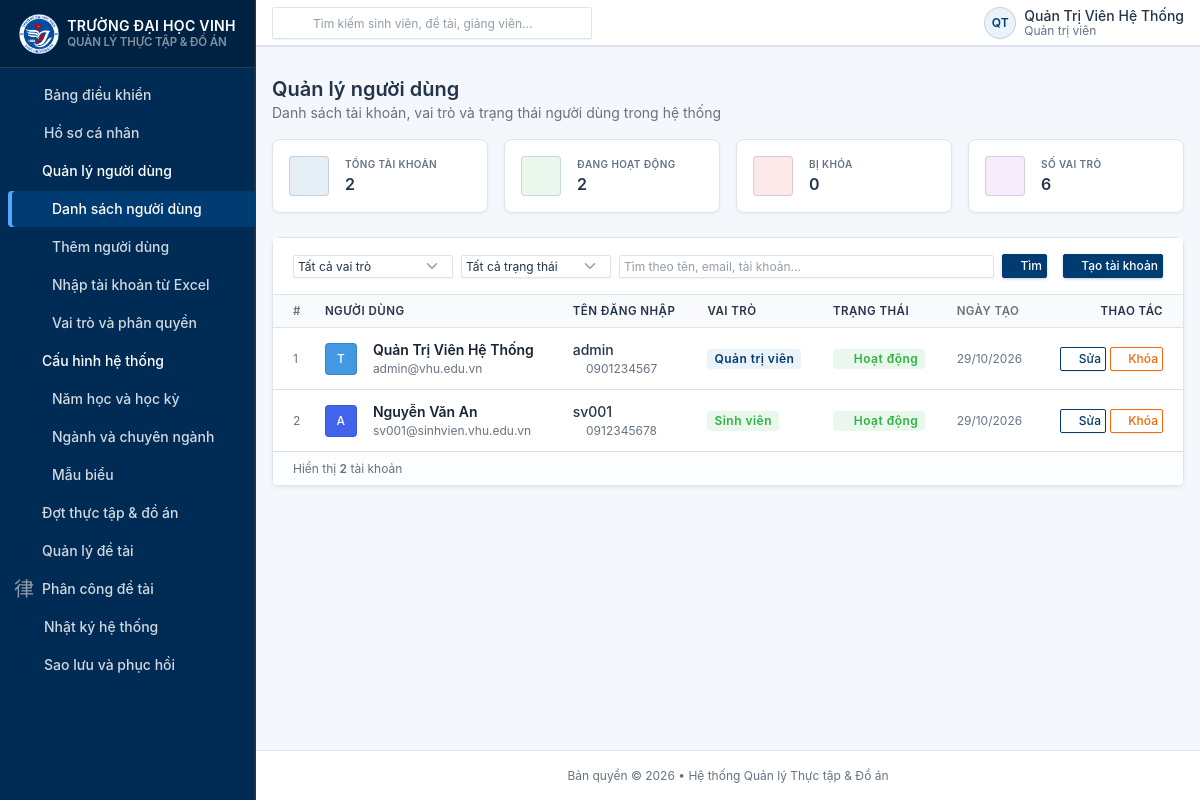
The app's page /users (signed in) with its own data.
### tables this page shows
CREATE TABLE IF NOT EXISTS `users` (
    `id` INT UNSIGNED AUTO_INCREMENT PRIMARY KEY,
    `username` VARCHAR(50) NOT NULL UNIQUE COMMENT 'Tên đăng nhập / Mã sinh viên / Mã giảng viên',
    `email` VARCHAR(100) NOT NULL UNIQUE COMMENT 'Email liên hệ chính thức',
    `password` VARCHAR(255) NOT NULL COMMENT 'Mật khẩu đã được mã hóa Bcrypt an toàn',
    `full_name` VARCHAR(100) NOT NULL COMMENT 'Họ và tên đầy đủ',
    `phone` VARCHAR(20) NULL COMMENT 'Số điện thoại liên lạc',
    `avatar` VARCHAR(255) NULL COMMENT 'Đường dẫn ảnh đại diện (kế thừa cũ)',
    `avatar_path` VARCHAR(255) NULL COMMENT 'Đường dẫn ảnh đại diện chuẩn hóa',
    `status` TINYINT(1) NOT NULL DEFAULT 1 COMMENT 'Trạng thái tài khoản: 1 = Hoạt động, 0 = Bị khóa',
    `created_at` DATETIME NOT NULL DEFAULT CURRENT_TIMESTAMP,
    `updated_at` DATETIME NOT NULL DEFAULT CURRENT_TIMESTAMP ON UPDATE CURRENT_TIMESTAMP,
    INDEX `idx_users_status` (`status`)
);

### app/Core/Controller.php (called while the page is built, shortened)
<?php
class Controller
{
    protected function render(string $view, array $data = []): void
    {
        $viewPath = dirname(__DIR__) . '/Views/' . str_replace('.', '/', $view) . '.php';
        extract($data);
        require $viewPath;
    }
}

### app/Models/User.php (called while the page is built, shortened)
<?php
class User
{
    public static function all(?string $role = null, ?string $keyword = null, ?int $status = null): array
    {
        $pdo    = Database::getConnection();
        $where  = [];
        $params = [];
        $sql = 'SELECT u.`id`, u.`username`, u.`email`, u.`full_name`, u.`phone`, u.`status`, u.`created_at`
                  FROM `users` u'
             . ($where ? ' WHERE ' . implode(' AND ', $where) : '')
             . ' ORDER BY u.`id` ASC';
        $stmt = $pdo->prepare($sql);
        $stmt->execute($params);
        $users = $stmt->fetchAll(PDO::FETCH_ASSOC);
        return $users;
    }
}

### app/Controllers/AuthController.php (called while the page is built, shortened)
<?php
class AuthController extends Controller
{
    public static function roles(): array
    {
        return is_array($_SESSION['roles'] ?? null) ? $_SESSION['roles'] : [];
    }
    public static function primaryRole(): ?string
    {
        $roles = self::roles();
        $hierarchy = [
            'admin',
            'training_dept',
            'department_head',
            'lecturer',
            'enterprise',
            'student',
        ];
        foreach ($hierarchy as $expected) {
            if (in_array($expected, $roles, true)) {
                return $expected;
            }
        }
        return null;
    }
}

### app/Views/users/index.php (the view, shortened to what this page needs)
<?php
require dirname(__DIR__) . '/layouts/header.php';
$escape  = static fn(mixed $v): string => htmlspecialchars((string) $v, ENT_QUOTES, 'UTF-8');
$users      = $users    ?? [];
$allUsers   = $allUsers ?? $users;
$roles      = $roles    ?? [];
$filters    = $filters  ?? ['role' => '', 'keyword' => '', 'status' => ''];
$roleLabels = [
    'admin'           => 'Quản trị viên',
    'training_dept'   => 'Phòng đào tạo',
    'department_head' => 'Trưởng bộ môn',
    'lecturer'        => 'Giảng viên',
    'student'         => 'Sinh viên',
    'enterprise'      => 'Doanh nghiệp',
];
$roleBadgeColor = [
    'admin'           => 'bg-primary-lt text-primary',
    'training_dept'   => 'bg-purple-lt text-purple',
    'department_head' => 'bg-orange-lt text-orange',
    'lecturer'        => 'bg-blue-lt text-blue',
    'student'         => 'bg-green-lt text-green',
    'enterprise'      => 'bg-teal-lt text-teal',
];
$initials = static function (string $name): string {
    $name  = trim($name);
    if ($name === '') return '?';
    $parts = preg_split('/\s+/u', $name) ?: [$name];
    return mb_strtoupper(mb_substr((string) end($parts), 0, 1, 'UTF-8'), 'UTF-8');
};
$avatarBgs = ['bg-blue','bg-azure','bg-indigo','bg-purple','bg-pink','bg-red','bg-orange','bg-yellow','bg-lime','bg-green','bg-teal','bg-cyan'];
$filteredUsers = $users;
$totalActive   = count(array_filter($allUsers, fn($u) => (int)($u['status'] ?? 1) === 1));
$totalLocked   = count($allUsers) - $totalActive;
?>
<div class="container-xl">
    <div class="row row-deck row-cards mb-4">
        <div class="col-sm-6 col-lg-3">
            <div class="card card-sm">
                <div class="card-body">
                    <div class="row align-items-center">
                        <div class="col-auto">
                            <span class="avatar bg-blue-lt text-blue">
                                <i class="ti ti-users fs-2"></i>
                            </span>
                        </div>
                        <div class="col">
                            <div class="subheader">Tổng tài khoản</div>
                            <div class="h3 mb-0"><?= count($allUsers) ?></div>
                        </div>
                    </div>
                </div>
            </div>
        </div>
        <div class="col-sm-6 col-lg-3">
            <div class="card card-sm">
                <div class="card-body">
                    <div class="row align-items-center">
                        <div class="col-auto">
                            <span class="avatar bg-green-lt text-green">
                                <i class="ti ti-user-check fs-2"></i>
                            </span>
                        </div>
                        <div class="col">
                            <div class="subheader">Đang hoạt động</div>
                            <div class="h3 mb-0"><?= $totalActive ?></div>
                        </div>
                    </div>
                </div>
            </div>
        </div>
        <div class="col-sm-6 col-lg-3">
            <div class="card card-sm">
                <div class="card-body">
                    <div class="row align-items-center">
                        <div class="col-auto">
                            <span class="avatar bg-danger-lt text-danger">
                                <i class="ti ti-user-off fs-2"></i>
                            </span>
                        </div>
                        <div class="col">
                            <div class="subheader">Bị khóa</div>
                            <div class="h3 mb-0"><?= $totalLocked ?></div>
                        </div>
                    </div>
                </div>
            </div>
        </div>
        <div class="col-sm-6 col-lg-3">
            <div class="card card-sm">
                <div class="card-body">
                    <div class="row align-items-center">
                        <div class="col-auto">
                            <span class="avatar bg-purple-lt text-purple">
                                <i class="ti ti-shield fs-2"></i>
                            </span>
                        </div>
                        <div class="col">
                            <div class="subheader">Số vai trò</div>
                            <div class="h3 mb-0"><?= count($roles) ?></div>
                        </div>
                    </div>
                </div>
            </div>
        </div>
    </div>
    <div class="card shadow-sm">
        <div class="card-header d-flex flex-column flex-md-row align-items-md-center gap-3 py-3">
            <div class="flex-fill">
                <form method="GET" action="<?= $escape($baseUrl) ?>/users"
                      class="row g-2 align-items-end">
                    <div class="col-auto">
                        <select class="form-select form-select-sm" id="role-filter" name="role"
                                style="min-width:160px">
                            <option value="">Tất cả vai trò</option>
                        </select>
                    </div>
                    <div class="col-auto">
                        <select class="form-select form-select-sm" id="status-filter" name="status"
                                style="min-width:150px">
                            <option value="">Tất cả trạng thái</option>
                        </select>
                    </div>
                    <div class="col">
                        <input type="text" class="form-control form-control-sm"
                               id="keyword-filter" name="keyword"
                               value="<?= $escape($filters['keyword'] ?? '') ?>"
                               placeholder="Tìm theo tên, email, tài khoản...">
                    </div>
                    <div class="col-auto">
                        <button type="submit" class="btn btn-sm btn-primary">
                            <i class="ti ti-search me-1"></i>Tìm
                        </button>
                    </div>
                </form>
            </div>
            <div class="flex-shrink-0">
                <a href="<?= $escape($baseUrl) ?>/users/create" class="btn btn-primary btn-sm">
                    <i class="ti ti-user-plus me-1"></i>Tạo tài khoản
                </a>
            </div>
        </div>
        <div class="table-responsive">
            <table class="table table-vcenter table-hover card-table">
                <thead>
                    <tr>
                        <th class="w-1 text-secondary">#</th>
                        <th>Người dùng</th>
                        <th>Tên đăng nhập</th>
                        <th>Vai trò</th>
                        <th>Trạng thái</th>
                        <th class="text-secondary small">Ngày tạo</th>
                        <th class="text-end">Thao tác</th>
                    </tr>
                </thead>
                <tbody>
                <?php if (empty($filteredUsers)): ?>
                    <tr>
                        <td colspan="7" class="text-center py-5 text-secondary">
                            <i class="ti ti-database-off d-block mb-2" style="font-size:2rem;opacity:.4"></i>
                            <div class="fw-medium">Không có người dùng nào phù hợp</div>
                            <div class="small mt-1">Thử thay đổi bộ lọc hoặc
                                <a href="<?= $escape($baseUrl) ?>/users/create">tạo tài khoản mới</a>
                            </div>
                        </td>
                    </tr>
                <?php else: ?>
                    <?php foreach ($filteredUsers as $user): ?>
                        <?php
                            $rolesList    = is_array($user['roles'] ?? null) ? $user['roles'] : [];
                            $statusActive = (int)($user['status'] ?? 1) === 1;
                            $avatarBg     = $avatarBgs[(int)($user['id'] ?? 0) % count($avatarBgs)];
                            $initial      = $initials((string)($user['full_name'] ?? ''));
                            $createdAt    = !empty($user['created_at']) ? date('d/m/Y', strtotime($user['created_at'])) : '—';
                        ?>
                        <tr>
                            <td class="text-secondary small"><?= (int)$user['id'] ?></td>
                            <td>
                                <div class="d-flex align-items-center gap-3">
                                    <span class="avatar avatar-sm <?= $escape($avatarBg) ?> text-white">
                                        <?= $escape($initial) ?>
                                    </span>
                                    <div>
                                        <div class="fw-semibold text-dark">
                                            <?= $escape($user['full_name'] ?? '') ?>
                                        </div>
                                        <div class="text-secondary small">
                                            <?= $escape($user['email'] ?? '') ?>
                                        </div>
                                    </div>
                                </div>
                            </td>
                            <td>
                                <span class="fw-medium">
                                    <?= $escape($user['username'] ?? '') ?>
                                </span>
                                <?php if (!empty($user['phone'])): ?>
                                    <div class="text-secondary small">
                                        <i class="ti ti-phone me-1"></i><?= $escape($user['phone']) ?>
                                    </div>
                                <?php endif; ?>
                            </td>
                            <td>
                                <?php if (empty($rolesList)): ?>
                                    <span class="text-secondary small fst-italic">Chưa phân quyền</span>
                                <?php else: ?>
                                    <div class="d-flex flex-wrap gap-1">
                                        <?php foreach ($rolesList as $rn): ?>
                                            <span class="badge <?= $escape($roleBadgeColor[$rn] ?? 'bg-secondary-lt text-secondary') ?>">
                                                <?= $escape($roleLabels[$rn] ?? $rn) ?>
                                            </span>
                                        <?php endforeach; ?>
                                    </div>
                                <?php endif; ?>
                            </td>
                            <td>
                                <?php if ($statusActive): ?>
                                    <span class="badge bg-success-lt text-success">
                                        <i class="ti ti-check me-1"></i>Hoạt động
                                    </span>
                                <?php else: ?>
                                    <span class="badge bg-danger-lt text-danger">
                                        <i class="ti ti-lock me-1"></i>Bị khóa
                                    </span>
                                <?php endif; ?>
                            </td>
                            <td class="text-secondary small">
                                <?= $escape($createdAt) ?>
                            </td>
                            <td class="text-end">
                                <div class="d-flex justify-content-end gap-1">
                                    <a href="<?= $escape($baseUrl) ?>/users/edit?id=<?= (int)$user['id'] ?>"
                                       class="btn btn-sm btn-outline-primary"
                                       title="Chỉnh sửa tài khoản">
                                        <i class="ti ti-pencil me-1"></i>Sửa
                                    </a>
                                    <form action="<?= $escape($baseUrl) ?>/users/status" method="POST" class="m-0">
                                        <button type="submit"
                                                class="btn btn-sm <?= $statusActive ? 'btn-outline-warning' : 'btn-outline-success' ?>"
                                                title="<?= $statusActive ? 'Khóa tài khoản' : 'Mở khóa tài khoản' ?>"
                                                onclick="return confirm('<?= $statusActive ? 'Xác nhận khóa tài khoản này?' : 'Xác nhận mở khóa tài khoản này?' ?>')">
                                            <i class="ti <?= $statusActive ? 'ti-lock' : 'ti-lock-open' ?> me-1"></i>
                                            <?= $statusActive ? 'Khóa' : 'Mở khóa' ?>
                                        </button>
                                    </form>
                                </div>
                            </td>
                        </tr>
                    <?php endforeach; ?>
                <?php endif; ?>
                </tbody>
            </table>
        </div>
        <?php if (!empty($filteredUsers)): ?>
            <div class="card-footer d-flex align-items-center justify-content-between py-2">
                <p class="m-0 text-secondary small">
                    Hiển thị <strong><?= count($filteredUsers) ?></strong>
                    tài khoản
                </p>
            </div>
        <?php endif; ?>
    </div>
</div>
<?php require dirname(__DIR__) . '/layouts/footer.php'; ?>

### records on screen
users: status "2", status "0", id "2", full_name "A", full_name "Nguyễn Văn An", email "sv001@sinhvien.vhu.edu.vn", username "sv001", phone "0912345678", rn "Sinh viên", shows "Hoạt động", created_at "29/10/2026", shows "Khóa"

### other values on screen
$title "Nhập tài khoản từ Excel Vai trò và phân quyền Năm học và học kỳ Ngành và chuyên ngành Mẫu biểu Nhật ký hệ thống Sao lưu và phục hồi"
$escape($headerInitials) "QT"
$escape($currentFullName) "Quản Trị Viên Hệ Thống"
$escape($displayRole) "Quản trị viên"
$escape($pageHeading) "Quản lý người dùng"
$escape($pageDescription) "Danh sách tài khoản, vai trò và trạng thái người dùng trong hệ thống"
count($allUsers) "2"
count($roles) "6"
$user['id'] "1"
$escape($initial) "T"
$escape($user['full_name'] ?? '') "Quản Trị Viên Hệ Thống"
$escape($user['email'] ?? '') "admin@vhu.edu.vn"
$escape($user['username'] ?? '') "admin"
$escape($user['phone']) "0901234567"
$escape($roleLabels[$rn] ?? $rn) "Quản trị viên"
